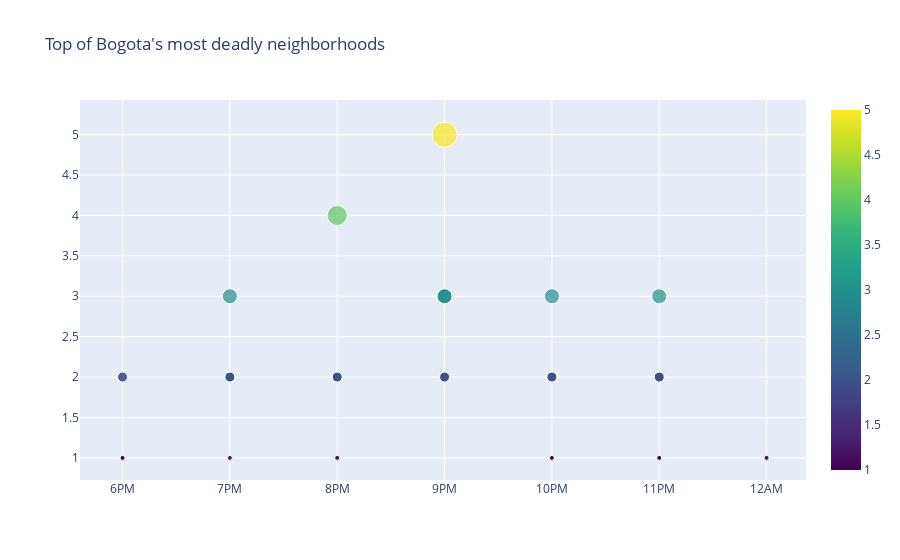

Here is the notebook cell this chart was saved with:
### Code cell
fig = go.Figure(data=go.Scatter(x = top10_neigh["Hour"],
                                y = top10_neigh["Cantidad"],
                                mode='markers',
                                marker=dict(
                                    size=top10_neigh["Cantidad"]*5,
                                    color=top10_neigh["Cantidad"], #set color equal to a variable
                                    colorscale='Viridis', # one of plotly colorscales
                                    showscale=True
                                ),
                                
                                text=top10_neigh["neighborhood"])) # hover text goes here
fig.update_layout(title="Top of Bogota's most deadly neighborhoods")
fig.update_layout(
    xaxis = dict(
        tickmode = 'array',
        tickvals = [18, 19, 20, 21, 22, 23, 24],
        ticktext = ['6PM', '7PM', '8PM', '9PM', '10PM', '11PM', '12AM']
    )
)

fig.show()

### Figure 1 — Plotly figure (JSON) as saved in the notebook; plotly's stock layout.template omitted (floating-point values rounded to 4 significant figures)
{"data": [{"marker": {"color": [1, 1, 2, 2, 1, 1, 1, 1, 1, 1, 1, 1, 3, 2, 2, 2, 2, 2, 2, 2, 1, 1, 4, 2, 2, 2, 2, 2, 2, 2, 1, 1, 5, 3, 3, 3, 2, 2, 2, 2, 2, 2, 3, 2, 2, 2, 2, 2, 2, 1, 1, 1, 3, 2, 2, 2, 2, 2, 2, 1, 1, 1], "colorscale": [[0, "#440154"], [0.1111, "#482878"], [0.2222, "#3e4989"], [0.3333, "#31688e"], [0.4444, "#26828e"], [0.5556, "#1f9e89"], [0.6667, "#35b779"], [0.7778, "#6ece58"], [0.8889, "#b5de2b"], [1, "#fde725"]], "showscale": true, "size": [5, 5, 10, 10, 5, 5, 5, 5, 5, 5, 5, 5, 15, 10, 10, 10, 10, 10, 10, 10, 5, 5, 20, 10, 10, 10, 10, 10, 10, 10, 5, 5, 25, 15, 15, 15, 10, 10, 10, 10, 10, 10, 15, 10, 10, 10, 10, 10, 10, 5, 5, 5, 15, 10, 10, 10, 10, 10, 10, 5, 5, 5]}, "mode": "markers", "text": ["ANDALUCIA E-8", "LOS TRES REYES - I ETAPA E-19", "CENTENARIO E-9", "TIERRA COLORADA E-19", "ALBANIA E-3", "ALQUERIAS DE LA FRAGUA E-8", "ANTONIO JOSE DE SUCRE III SECTOR E-5", "ARBORIZADORA ALTA E-19", "BOGOTA SUR - LA ESPERANZA E-19", "CANDELARIA III-IV E-19", "CANDELARIA LA NUEVA I SECTOR E-19", "CAPELLANIA E-9", "CARACOLI E-19", "ARBORIZADORA ALTA E-19", "GRANJAS DE SAN PABLO E-18", "LA AURORA I SECTOR E-5", "LA LIBERTAD E-7", "LAS ACACIAS E-19", "MANZANARES E-7", "QUIBA E-19", "ACACIAS SUR E-19", "ALAMOS SUR E-10", "EL PARAISO E-19", "BOSQUES DE SAN JOSE E-18", "GALAN E-16", "JERUSALEN E-19", "LA LIBERTAD E-7", "NUEVA TIBABUYES E-11", "PATIO BONITO I E-8", "SIERRA MORENA E-19", "ALFA E-19", "ANDALUCIA E-7", "CANDELARIA III-IV E-19", "DIANA TURBAY E-18", "SAN BERNARDO E-3", "SAN FRANCISCO E-19", "ARBORIZADORA ALTA E-19", "EL MOCHUELO ORIENTAL E-19", "EL POA E-11", "GRAN BRITALIA E-8", "LA ESTANZUELA E-14", "NUEVO CHILE E-7", "SAN JOSE DE BARRANCAS E-1", "GRAN BRITALIA E-8", "JUAN PABLO II E-19", "LA FAVORITA E-14", "LAS CRUCES E-3", "QUIBA E-19", "VERBENAL E-1", "ALTOS DEL ZUQUE E-4", "ATAHUALPA E-9", "BARRANQUILLITA E-5", "LLANO GRANDE E-8", "BARRANQUILLITA E-8", "LA ESTRELLA DEL SUR E-19", "LA GAITANA E-11", "LOS ALPES E-19", "SAN JORGE - GLORIA GAITAN E-18", "SAN JORGE E-18", "ALCAZAR DEL RIO E-1", "BAHIA SOLANO E-9", "BARRIOS UNIDOS E-12"], "type": "scatter", "x": ["24", "24", 18, 18, 18, 18, 18, 18, 18, 18, 18, 18, 19, 19, 19, 19, 19, 19, 19, 19, 19, 19, 20, 20, 20, 20, 20, 20, 20, 20, 20, 20, 21, 21, 21, 21, 21, 21, 21, 21, 21, 21, 22, 22, 22, 22, 22, 22, 22, 22, 22, 22, 23, 23, 23, 23, 23, 23, 23, 23, 23, 23], "y": [1, 1, 2, 2, 1, 1, 1, 1, 1, 1, 1, 1, 3, 2, 2, 2, 2, 2, 2, 2, 1, 1, 4, 2, 2, 2, 2, 2, 2, 2, 1, 1, 5, 3, 3, 3, 2, 2, 2, 2, 2, 2, 3, 2, 2, 2, 2, 2, 2, 1, 1, 1, 3, 2, 2, 2, 2, 2, 2, 1, 1, 1]}], "layout": {"title": {"text": "Top of Bogota's most deadly neighborhoods"}, "xaxis": {"tickmode": "array", "ticktext": ["6PM", "7PM", "8PM", "9PM", "10PM", "11PM", "12AM"], "tickvals": [18, 19, 20, 21, 22, 23, 24]}}}
